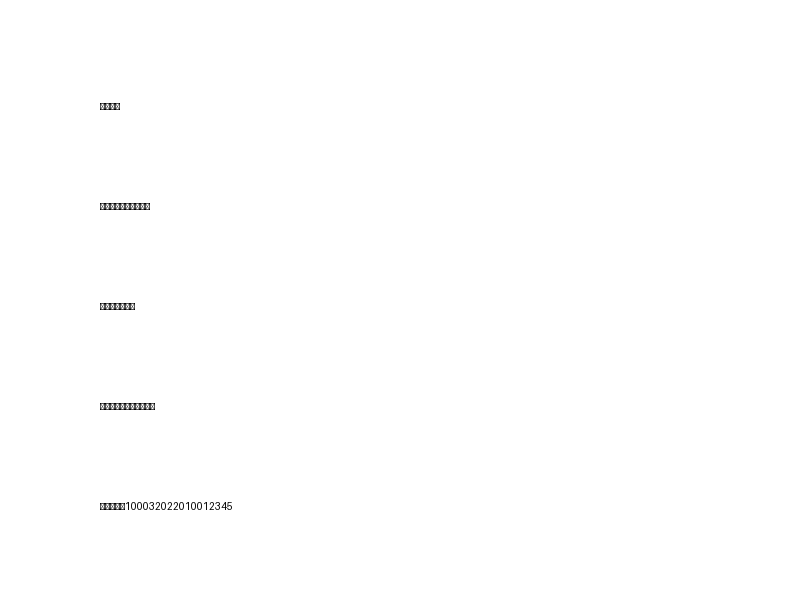
#> input picture test_cert.png, 800 x 600 px
$ python -i ela_detector.py   (imports and definitions only)
#> lines starting #> are read from the running program, lines starting #| are printed output that depends on the picture; after the words box and inside, x2 and y2 are one past the last pixel; in counts of white or black regions, pixels touching at a corner belong together
"""
ELA (Error Level Analysis) 图片篡改检测
原理：JPEG 图片不同区域压缩误差水平不同。
被 PS 修改过的区域会有异常的压缩噪声，ELA 可以高亮这些区域。
"""
import cv2
import numpy as np
from PIL import Image
import io
from pathlib import Path


def ela_analysis(image_path: str, quality: int = 90,
                 threshold_high: float = 0.52, threshold_med: float = 0.46) -> dict:
    """
    对图片执行 ELA 分析
    返回篡改风险评分和可视化结果
    """
#> called with image_path = 'test_cert.png', quality = 90, threshold_high = 0.52, threshold_med = 0.46
    img = cv2.imread(image_path)
#> img is the input picture: shape (600, 800, 3); min 0, max 255, mean 254.5
    if img is None:
        return {"error": f"无法读取图片: {image_path}", "tamper_risk": 0, "score": 0}

    h, w = img.shape[:2]
#> h = 600; w = 800

    # 限制大图尺寸（>4000px会慢）
    max_dim = 2000
    if max(h, w) > max_dim:
        scale = max_dim / max(h, w)
        img = cv2.resize(img, (int(w * scale), int(h * scale)), interpolation=cv2.INTER_AREA)

    # 转灰度
    gray = cv2.cvtColor(img, cv2.COLOR_BGR2GRAY)

    # 保存临时文件（模拟 JPEG 重新压缩）
    temp_path = Path(image_path).parent / "_ela_temp.jpg"
    cv2.imwrite(str(temp_path), img, [cv2.IMWRITE_JPEG_QUALITY, quality])

    # 读取重新压缩后的图像
    recompressed = cv2.imread(str(temp_path), cv2.IMREAD_GRAYSCALE)
#> recompressed: shape (600, 800); min 0, max 255, mean 254.5
    temp_path.unlink(missing_ok=True)

    if recompressed is None:
        return {"error": "ELA recompression failed", "tamper_risk": 0}

    # ELA = |原图 - 重压缩图| 的差值放大
    diff = cv2.absdiff(gray, recompressed)
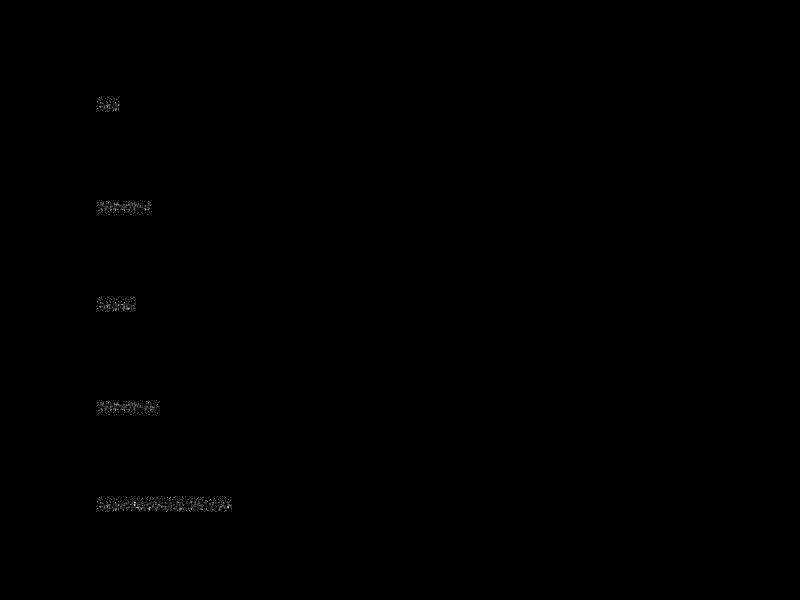
#> diff: shape (600, 800); min 0, max 14, mean 0.0208; drawn with min black and max white
    ela = cv2.convertScaleAbs(diff, alpha=5, beta=0)

    mean_noise = float(np.mean(ela))
#> mean_noise = 0.104
    std_noise = float(np.std(ela))
#> std_noise = 1.6

    threshold = mean_noise + 3.0 * std_noise
#> threshold = 4.9
    anomaly_mask = ela > threshold
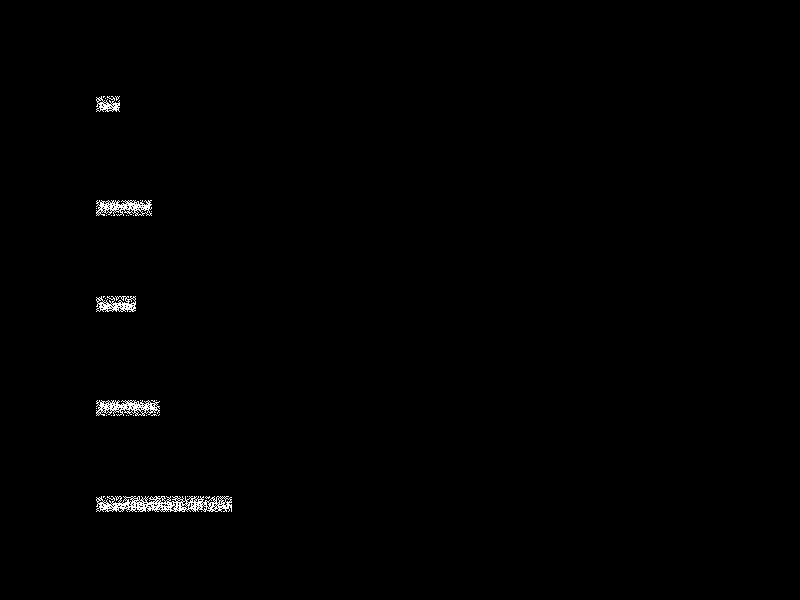
#> anomaly_mask: shape (600, 800) bool; 0.62% white in thin lines or dots, all inside (x1, y1, x2, y2) = (96, 96, 232, 512)
    total_pixels = ela.size
#> total_pixels = 480000
    anomaly_ratio = int(np.sum(anomaly_mask)) / total_pixels
#> anomaly_ratio = 0.00618

    edges = cv2.Canny(ela, 65, 185)
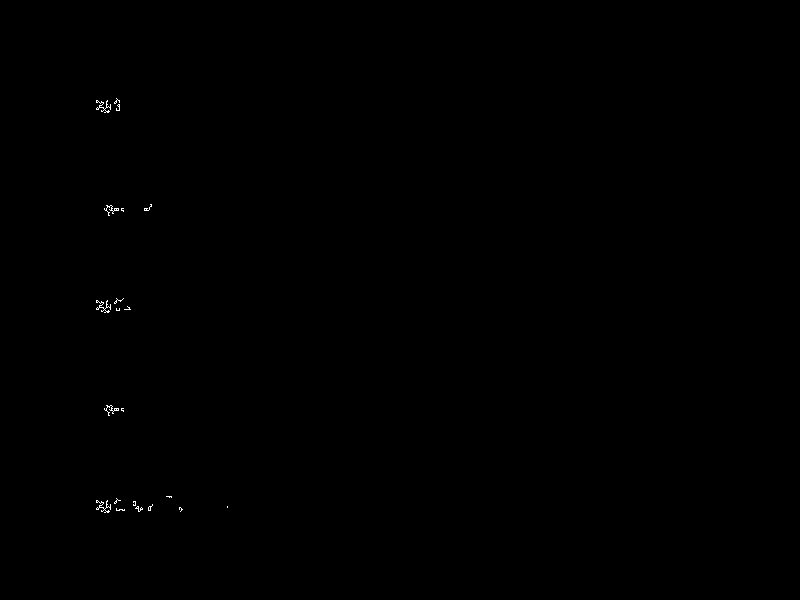
#> edges: shape (600, 800); 0.1% white in thin lines or dots, all inside (x1, y1, x2, y2) = (96, 98, 228, 513)
    edge_density = float(np.sum(edges > 0)) / total_pixels
#> edge_density = 0.000996

    risk = min(1.0, anomaly_ratio * 12 + edge_density * 6 + mean_noise / 65)
#> risk = 0.0817

    if risk > threshold_high:
        level, verdict = "high", "检测到疑似篡改痕迹"
    elif risk > threshold_med:
        level, verdict = "medium", "图片存在轻微异常"
    else:
        level, verdict = "low", "未检测到明显篡改痕迹"

    return {
        "mean_noise": round(mean_noise, 2),
        "anomaly_ratio": round(anomaly_ratio, 4),
        "edge_density": round(edge_density, 4),
        "risk_score": round(risk, 4),
        "risk_level": level,
        "verdict": verdict,
    }


def quick_tamper_check(image_path: str) -> tuple:
    """快速检测：返回(是否可疑, 风险分, 描述)"""
    result = ela_analysis(image_path)
    if "error" in result:
        return False, 0, result["error"]
    return (
        result["risk_level"] == "high",
        result["risk_score"],
        result["verdict"],
    )

>>> result = ela_analysis('test_cert.png')
#> result = {'mean_noise': 0.1, 'anomaly_ratio': 0.0062, 'edge_density': 0.001, 'risk_score': 0.0817, 'risk_level': 'low', 'verdict': '未检测到明显篡改痕迹'}
